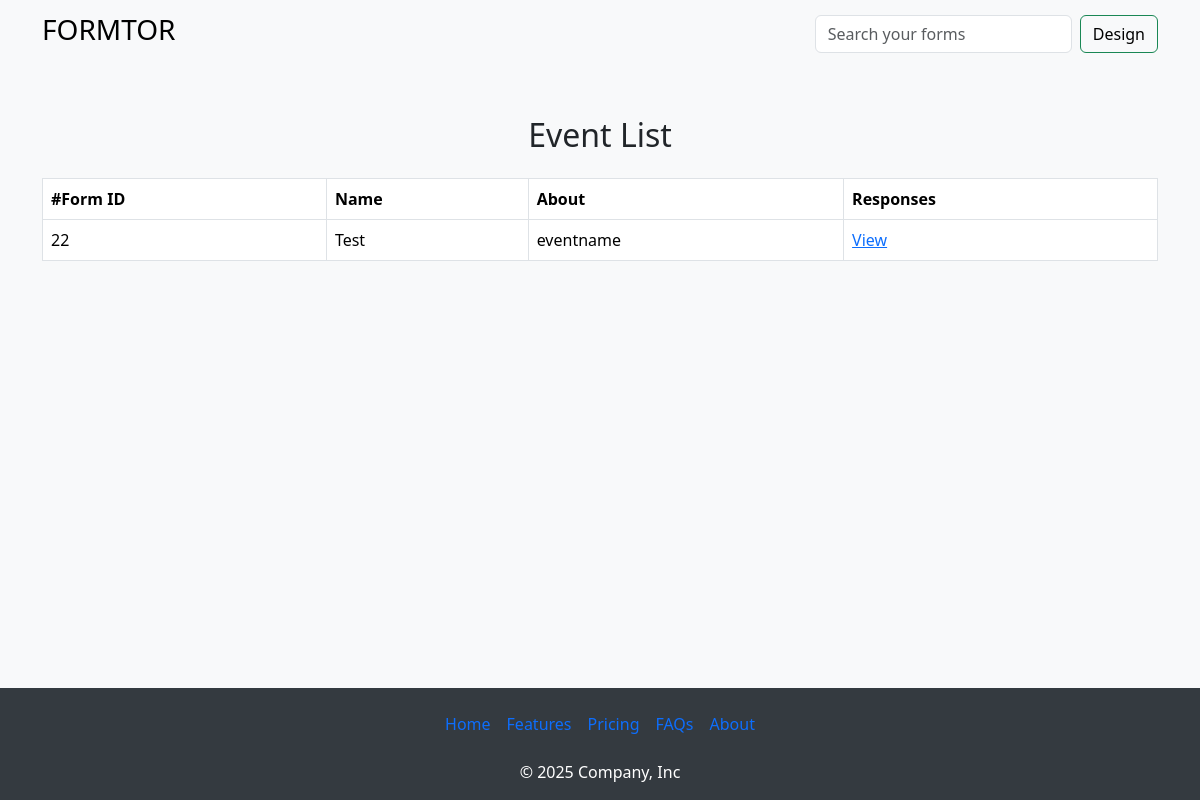
/responses/59 (signed in), run on the app's committed database.
### app/models.py (models this page shows)
class Answers(models.Model):
    user=models.ForeignKey(CustomUser, on_delete=models.CASCADE,null=True,name="user")
    answer=models.JSONField()
    username=models.CharField(max_length=122)
    event=models.ForeignKey(FormInfo, name="event", on_delete=models.CASCADE,null=True)

class FormInfo(models.Model):
    eventname = models.CharField(max_length=122)
    eventorganizer = models.CharField(max_length=122)
    eventday = models.CharField(max_length=122)
    eventdate = models.CharField(max_length=122)
    eventtime = models.CharField(max_length=122)
    eventabout = models.TextField(max_length=1000)
    user = models.ForeignKey(CustomUser, on_delete=models.CASCADE, null=True)
    detect=models.BooleanField(default=False)

### app/views.py (the view)
# urls.py: path("responses/<int:id>",views.Responses,name="responses"),
@login_required
def  Responses(request,id):
    var=FormInfo.objects.get(pk=id)
    if var.user!=request.user:
        return HttpResponse("No responses")
    else:
        return render(request,"responses.html",{'responses':Answers.objects.filter(event=id).filter(event=id)})

### templates/responses.html
{% extends "app.html" %}
     {% block content %}
     <main class="container my-5">
        <h2 class="text-center mb-4">Event List</h2>
        <div class="table-responsive">
            <table class="table table-bordered table-hover align-middle">
                <thead>
                    <tr>
                        <th>#Form ID</th>
                        <th>Name</th>
                        <th>About</th>
                        <th>Responses</th>
                    </tr>
                </thead>
                <tbody>
                    <tr>
                        {% for i in responses %}
                        <td>{{ i.id }}</td>
                        <td>{{ i.username }}</td>
                        <td>{{ i.event.eventname }}</td>
                        <td><a href="/answer/{{i.id}}">View</a></td>
                    </tr>
                    {% endfor %}
                </tbody>
            </table>
        </div>
    </main>
{% endblock %}

### templates/app.html (style rules this page uses)
body { background-color: #f8f9fa; display: flex; flex-direction: column; min-height: 100vh; }
main { flex: 1; }
table { background-color: #ffffff; }
table thead { background-color: #343a40; color: #ffffff; }

### data on the page
Answers: id "22", username "Test", event.eventname "eventname"
